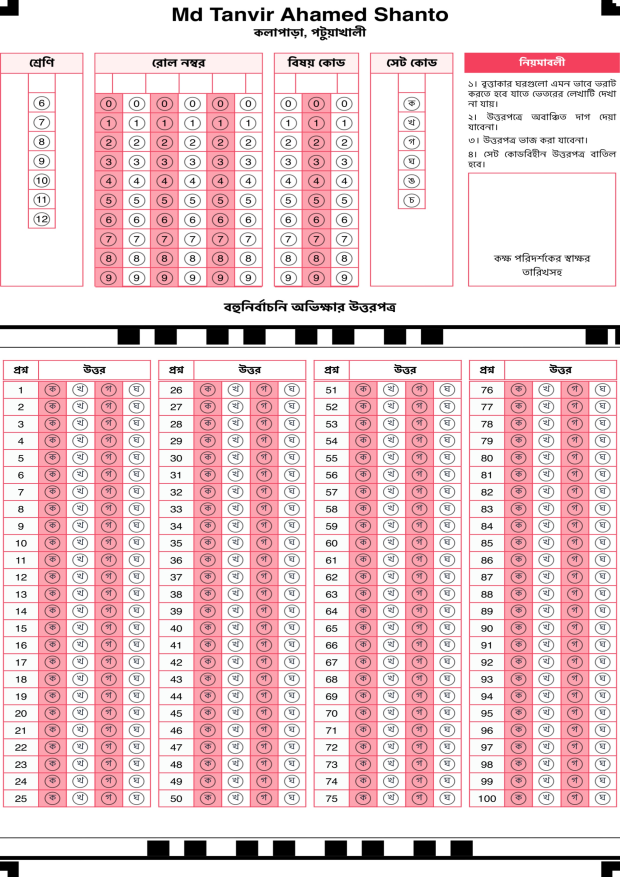
#> input picture warped_omr.jpg, 2480 x 3508 px (shown at 1/4 size)
$ python find_grids_v3.py
#> lines starting #> are read from the running program, lines starting #| are printed output that depends on the picture; after the words box and inside, x2 and y2 are one past the last pixel; in counts of white or black regions, pixels touching at a corner belong together
import cv2
import numpy as np

img = cv2.imread("warped_omr.jpg")
#> img is the input picture: shape (3508, 2480, 3); mean B, G, R 212.4, 208.4, 234.9
gray = cv2.cvtColor(img, cv2.COLOR_BGR2GRAY)
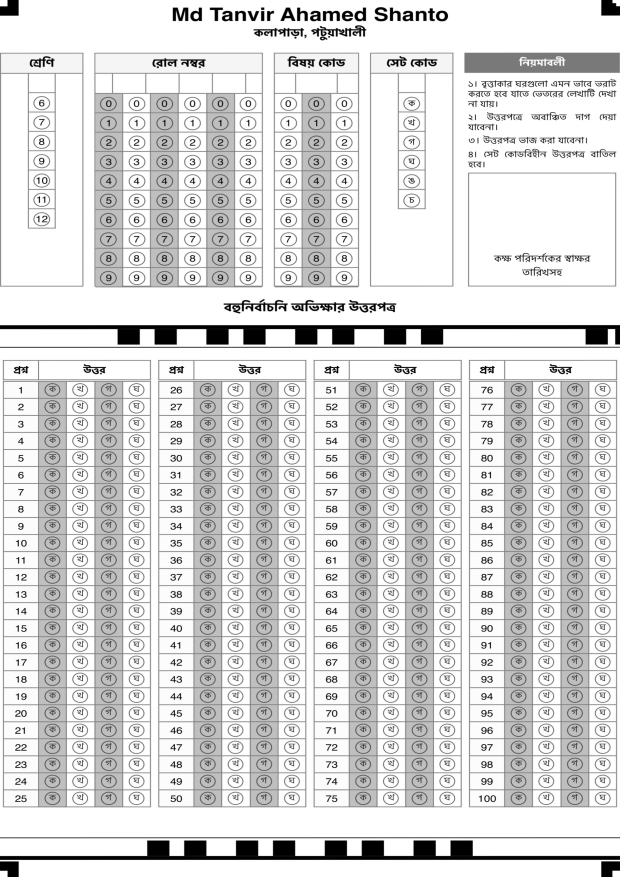
#> gray: shape (3508, 2480) (shown at 1/4 size); min 0, max 255, mean 216.8

thresh = cv2.adaptiveThreshold(
    gray, 255, cv2.ADAPTIVE_THRESH_GAUSSIAN_C, cv2.THRESH_BINARY_INV, 21, 10
)
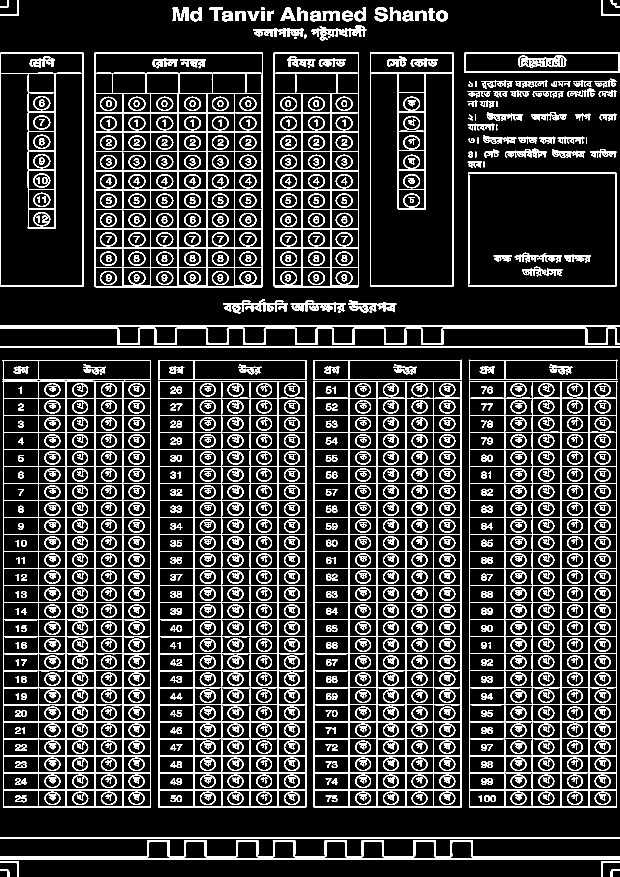
#> thresh: shape (3508, 2480) (shown at 1/4 size); 14.1% white; 1402 white regions (12 under 20 px)

contours, hierarchy = cv2.findContours(thresh, cv2.RETR_TREE, cv2.CHAIN_APPROX_SIMPLE)
#> contours = 3018 contours, 25 with area under 20; largest, box (x1, y1, x2, y2) and area: (1254, 1524, 1847, 3229) 1008438, (1876, 1523, 2469, 3229) 1007074, (633, 1524, 1226, 3229) 1007068, (11, 1524, 604, 3229) 1007066, (378, 211, 1052, 1149) 629656

boxes = []
for cnt in contours:
    x, y, w, h = cv2.boundingRect(cnt)
    area = w * h
    if 100000 < area < 2000000:  # Big enough to be a table, small enough to not be the page
        # To avoid nested duplicates (since lines have thickness),
        # check if this box is very similar to an existing one
        is_duplicate = False
        for bx, by, bw, bh in boxes:
            if abs(x-bx) < 20 and abs(y-by) < 20 and abs(w-bw) < 20 and abs(h-bh) < 20:
                is_duplicate = True
                break
        if not is_duplicate:
            boxes.append((x, y, w, h))
#> this loop made 3018 passes
#> (x, y, w, h, area) on passes 1, 2, 3, 4, 6, 7, 8, 9, 10, 11, 12, 13: (0, 3477, 37, 31, 1147), (2443, 3476, 37, 32, 1184), (2405, 3446, 75, 62, 4650), (0, 3446, 75, 62, 4650), (1884, 3424, 596, 6, 3576), (1381, 3424, 73, 7, 511), (1174, 3424, 132, 7, 924), (1026, 3424, 73, 7, 511), (819, 3424, 132, 7, 924), (670, 3424, 73, 7, 511), (0, 3424, 596, 7, 4172), (1802, 3362, 89, 62, 5518)
#> (cnt, x, y, w, h, area) on passes 5, 20: ([[0, 3433], [0, 3438], [2479, 3438], [2479, 3433]], 0, 3433, 2480, 6, 14880), ([[0, 3349], [0, 3352], [2479, 3352], [2479, 3349]], 0, 3349, 2480, 4, 9920)
#> after the loop, boxes = 12 items, first 6: (1254, 1524, 593, 1705), (633, 1524, 593, 1705), (11, 1524, 593, 1705), (1876, 1523, 593, 1706), (0, 1310, 2480, 69), (1872, 690, 593, 456)

print(f"Found {len(boxes)} unique large tables.")
#| Found 12 unique large tables.

# Sort tables by Y entirely to separate top half (Info) from bottom half (Questions)
boxes.sort(key=lambda b: b[1])

for i, (x, y, w, h) in enumerate(boxes):
    print(f"Table {i}: X={x}, Y={y}, W={w}, H={h} (Area={w*h})")
    cv2.rectangle(img, (x, y), (x+w, y+h), (0, 255, 0), 5)
    cv2.putText(img, str(i), (x+10, y+50), cv2.FONT_HERSHEY_SIMPLEX, 2, (0, 0, 255), 5)
#> this loop made 12 passes
#> (x, y, w, h) on passes 1 to 12: (1480, 211, 334, 935), (1095, 211, 341, 938), (378, 211, 674, 938), (0, 211, 334, 936), (1483, 293, 328, 851), (3, 294, 328, 850), (1872, 690, 593, 456), (0, 1310, 2480, 69), (1876, 1523, 593, 1706), (1254, 1524, 593, 1705), (633, 1524, 593, 1705), (11, 1524, 593, 1705)
#| Table 0: X=1480, Y=211, W=334, H=935 (Area=312290)
#| Table 1: X=1095, Y=211, W=341, H=938 (Area=319858)
#| Table 2: X=378, Y=211, W=674, H=938 (Area=632212)
#| Table 3: X=0, Y=211, W=334, H=936 (Area=312624)
#| Table 4: X=1483, Y=293, W=328, H=851 (Area=279128)
#| Table 5: X=3, Y=294, W=328, H=850 (Area=278800)
#| Table 6: X=1872, Y=690, W=593, H=456 (Area=270408)
#| Table 7: X=0, Y=1310, W=2480, H=69 (Area=171120)
#> (further printed lines are left out)
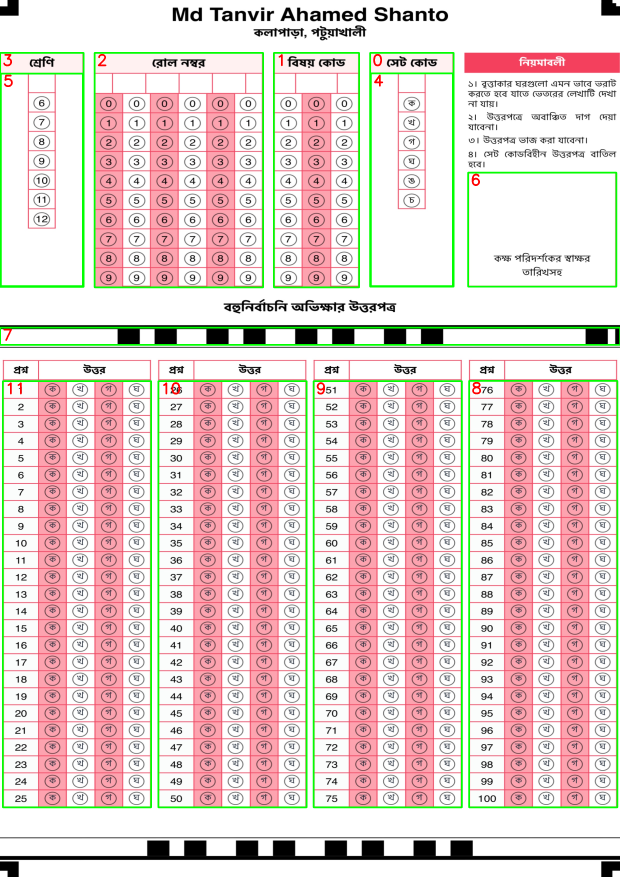
#> img: shape (3508, 2480, 3) (shown at 1/4 size); mean B, G, R 206.6, 210.9, 227.9

cv2.imwrite("tables_v3.jpg", img)
print("Saved tables_v3.jpg")
